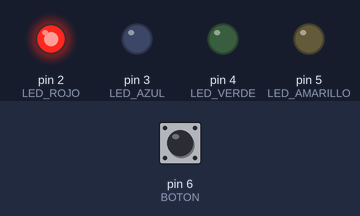
This sketch was run on a simulated Arduino Uno, built with avr-gcc and run on an emulated ATmega328P. Parts: output pins drawn as LEDs (lit = HIGH). The inputs (shaded band) are chosen by the test bench; at power-on: pin 6 (BOTON) HIGH.

Above: at 0.2 s.
At 1.2 s:
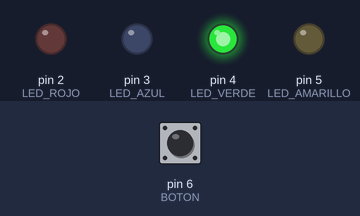
At 2.7 s:
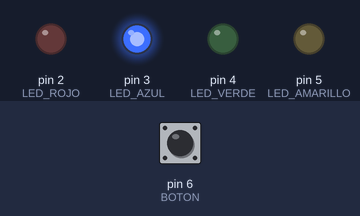
At 3.7 s:
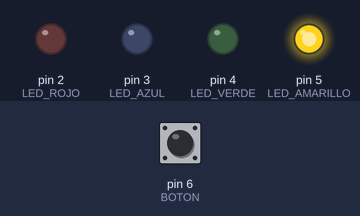
Timing chart, 0 to 4.6 s (numbered marks = the images above):
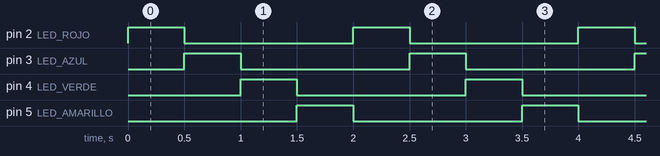

Measured:
- by itself, pin 2 (LED_ROJO), pin 3 (LED_AZUL), pin 4 (LED_VERDE), pin 5 (LED_AMARILLO): alternates HIGH for 0.50 s and LOW for 1.5 s
- by itself, everything shown: repeats every 2.0 s, in 8 steps

The sketch:

Checkpoint6.ino
```cpp
const int LED_ROJO    = 2;
const int LED_AZUL    = 3;
const int LED_VERDE   = 4;
const int LED_AMARILLO= 5;
const int BOTON = 6;

void setup() {
  pinMode(LED_ROJO, OUTPUT);
  pinMode(LED_AZUL, OUTPUT);
  pinMode(LED_VERDE, OUTPUT);
  pinMode(LED_AMARILLO, OUTPUT);
  digitalWrite(LED_ROJO, LOW);
  digitalWrite(LED_AZUL, LOW);
  digitalWrite(LED_VERDE, LOW);
  digitalWrite(LED_AMARILLO, LOW);
  pinMode(BOTON, INPUT_PULLUP);
}

const int leds[4] = {LED_ROJO, LED_AZUL, LED_VERDE, LED_AMARILLO};

int idx = 0;     // LED actual
int dir = 1;     // Dirección (+1 adelante, -1 atrás)

void loop() {
  // Leer botón
  if (digitalRead(BOTON) == LOW) {
    dir = -dir;        // Invertir sentido
    delay(300);        // Pequeña pausa para evitar rebotes
  }

  // Encender LED actual
  digitalWrite(leds[idx], HIGH);
  delay(500);
  digitalWrite(leds[idx], LOW);

  // Avanzar índice según dirección
  idx += dir;

  // Control de límites
  if (idx > 3) idx = 0;
  if (idx < 0) idx = 3;
}
```
